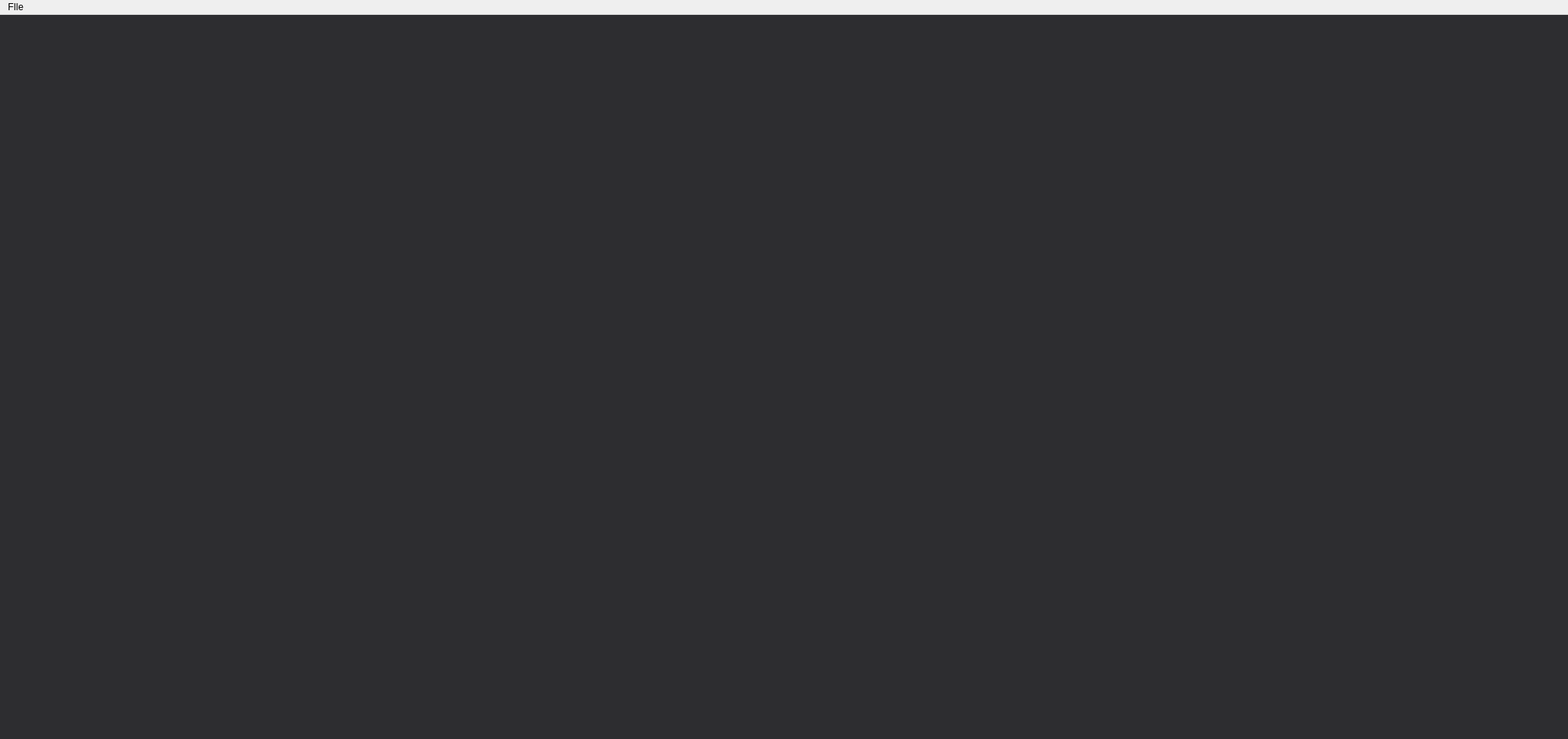
<?xml version="1.0" encoding="UTF-8"?>
<ui version="4.0">
 <class>VideoEditorClass</class>
 <widget class="QMainWindow" name="VideoEditorClass">
  <property name="geometry">
   <rect>
    <x>0</x>
    <y>0</y>
    <width>2000</width>
    <height>942</height>
   </rect>
  </property>
  <property name="minimumSize">
   <size>
    <width>1200</width>
    <height>800</height>
   </size>
  </property>
  <property name="windowTitle">
   <string>VideoEditor</string>
  </property>
  <property name="styleSheet">
   <string notr="true">QMainWindow
{
background-color:rgb(45, 45, 48)
}</string>
  </property>
  <widget class="QWidget" name="centralWidget">
   <property name="styleSheet">
    <string notr="true"/>
   </property>
   <widget class="QWidget" name="verticalLayoutWidget">
    <property name="geometry">
     <rect>
      <x>3</x>
      <y>0</y>
      <width>1961</width>
      <height>991</height>
     </rect>
    </property>
    <layout class="QVBoxLayout" name="verticalLayout">
     <property name="spacing">
      <number>1</number>
     </property>
     <property name="sizeConstraint">
      <enum>QLayout::SetMaximumSize</enum>
     </property>
     <property name="bottomMargin">
      <number>1</number>
     </property>
     <item>
      <layout class="QHBoxLayout" name="horizontalLayout_2">
       <item>
        <widget class="PreviewPlayer" name="preview" native="true">
         <property name="sizePolicy">
          <sizepolicy hsizetype="MinimumExpanding" vsizetype="Minimum">
           <horstretch>0</horstretch>
           <verstretch>0</verstretch>
          </sizepolicy>
         </property>
         <property name="minimumSize">
          <size>
           <width>700</width>
           <height>500</height>
          </size>
         </property>
         <property name="layoutDirection">
          <enum>Qt::LeftToRight</enum>
         </property>
         <property name="styleSheet">
          <string notr="true">PreviewPlayer
{
border-style: outset;
    border-width: 2px;
border-color:rgb(104, 104, 104)
}</string>
         </property>
        </widget>
       </item>
      </layout>
     </item>
     <item>
      <spacer name="verticalSpacer">
       <property name="orientation">
        <enum>Qt::Vertical</enum>
       </property>
       <property name="sizeType">
        <enum>QSizePolicy::Maximum</enum>
       </property>
       <property name="sizeHint" stdset="0">
        <size>
         <width>5</width>
         <height>40</height>
        </size>
       </property>
      </spacer>
     </item>
     <item>
      <layout class="QHBoxLayout" name="horizontalLayout">
       <item alignment="Qt::AlignLeft|Qt::AlignBottom">
        <widget class="TimeLine" name="widget" native="true">
         <property name="sizePolicy">
          <sizepolicy hsizetype="Minimum" vsizetype="Minimum">
           <horstretch>0</horstretch>
           <verstretch>0</verstretch>
          </sizepolicy>
         </property>
         <property name="minimumSize">
          <size>
           <width>1400</width>
           <height>400</height>
          </size>
         </property>
         <property name="styleSheet">
          <string notr="true">QWidget
{
background-color:&quot;orange&quot;;
}</string>
         </property>
        </widget>
       </item>
      </layout>
     </item>
    </layout>
   </widget>
  </widget>
  <widget class="QMenuBar" name="menuBar">
   <property name="geometry">
    <rect>
     <x>0</x>
     <y>0</y>
     <width>2000</width>
     <height>21</height>
    </rect>
   </property>
   <widget class="QMenu" name="menuFIle">
    <property name="title">
     <string>FIle</string>
    </property>
    <addaction name="actionOpen"/>
   </widget>
   <addaction name="menuFIle"/>
  </widget>
  <action name="actionOpen">
   <property name="text">
    <string>Open</string>
   </property>
  </action>
 </widget>
 <layoutdefault spacing="6" margin="11"/>
 <customwidgets>
  <customwidget>
   <class>PreviewPlayer</class>
   <extends>QWidget</extends>
   <header>previewplayer.h</header>
   <container>1</container>
   <slots>
    <slot>loadVideo()</slot>
   </slots>
  </customwidget>
  <customwidget>
   <class>TimeLine</class>
   <extends>QWidget</extends>
   <header>timeline.h</header>
   <container>1</container>
  </customwidget>
 </customwidgets>
 <resources>
  <include location="VideoEditor.qrc"/>
 </resources>
 <connections>
  <connection>
   <sender>actionOpen</sender>
   <signal>triggered()</signal>
   <receiver>VideoEditorClass</receiver>
   <slot>open()</slot>
   <hints>
    <hint type="sourcelabel">
     <x>-1</x>
     <y>-1</y>
    </hint>
    <hint type="destinationlabel">
     <x>596</x>
     <y>392</y>
    </hint>
   </hints>
  </connection>
 </connections>
 <slots>
  <slot>open()</slot>
 </slots>
</ui>
